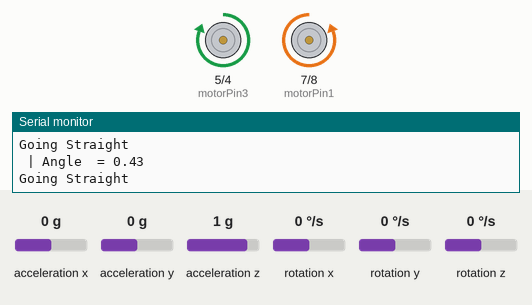
Simulated run of this sketch. Board: Arduino Uno, built with avr-gcc and run on an emulated ATmega328P. Shown: motor-driver pin pairs drawn as motors (green arrow = first pin HIGH = forward, orange = second pin HIGH = backward, longer = more drive), the last lines printed to the serial monitor. Wiring (inferred from the names in the program): MPU-6050 motion sensor at I2C address 0x68. Inputs (shaded band) come from the test bench; at power-on: acceleration y 0 g, rotation x 0 °/s, acceleration x 0 g, acceleration z 1 g, rotation y 0 °/s, rotation z 0 °/s.

Above: at 5.9 s.
6.0 s: acceleration y set to 1.2 g
9.0 s: acceleration y set to 1.5 g
At 9.7 s:
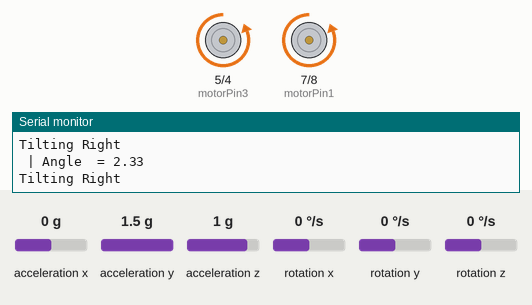
10.6 s: rotation x set to -8 °/s
13.6 s: rotation x set to -11 °/s
At 15.5 s:
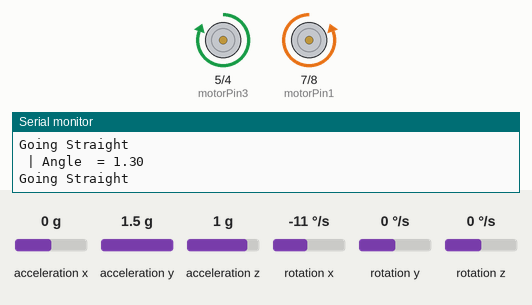
15.8 s: acceleration y set to 0.3 g
18.8 s: acceleration y set to 0 g
At 19.7 s:
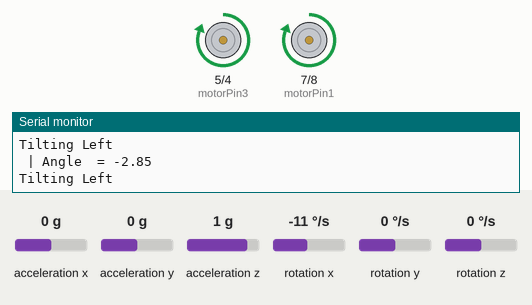
Timing chart, 0 to 21.4 s (numbered marks = the images above; inputs shaded):
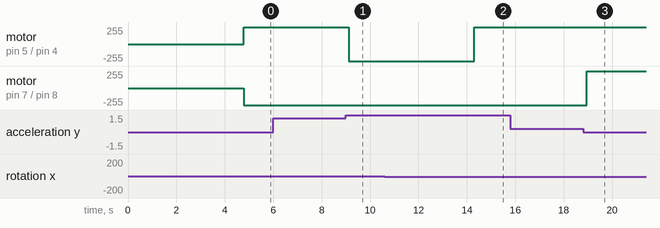

Measured:
- the behaviour switches between 1.3 and 1.4 g on acceleration y (found by bisection; images 0 and 1)
- the behaviour switches between -9 and -10 °/s on rotation x (found by bisection; images 1 and 2)
- the behaviour switches between 0.2 and 0.1 g on acceleration y (found by bisection; images 2 and 3)
- after the input at 13.6 s, motor on pin 5 (motorPin3) / pin 4 (motorPin4): backward 255/255 → forward 255/255 after 0.71 s instead of 1.2 s

The sketch:

orientationnet.ino
```cpp
#include <Wire.h>
//Motor A
const int motorPin1  = 7;
const int motorPin2  = 8;
//Motor B
const int motorPin3  = 5;
const int motorPin4  = 4;
//Declaring some global variables
int gyro_x, gyro_y, gyro_z;
long gyro_x_cal, gyro_y_cal, gyro_z_cal;
boolean set_gyro_angles;

long acc_x, acc_y, acc_z, acc_total_vector;
float angle_roll_acc, angle_pitch_acc;

float angle_pitch, angle_roll;
int angle_pitch_buffer, angle_roll_buffer;
float angle_pitch_output, angle_roll_output;

long loop_timer;
int temp;

// gyro values are static measurements and pitch, roll and yaw are rate mesurements they come into action when the device drifts

void setup()
{
  Wire.begin();
  setup_mpu_6050_registers();
  for (int cal_int = 0; cal_int < 1000 ; cal_int ++)//calibrating the gyro values by summing the first 1000 values
  {
    read_mpu_6050_data();
    gyro_x_cal += gyro_x;
    gyro_y_cal += gyro_y;
    gyro_z_cal += gyro_z;
    delay(3);     //total delay of 4 ms is given 3ms delay + 1ms of processing the above commands f=250Hz T = 4ms
  }
pinMode(motorPin1, OUTPUT);
pinMode(motorPin2, OUTPUT);
pinMode(motorPin3, OUTPUT);
pinMode(motorPin4, OUTPUT);
  // divide by 1000 to get avarage offset
  gyro_x_cal /= 1000;
  gyro_y_cal /= 1000;
  gyro_z_cal /= 1000;
  Serial.begin(9600);
  loop_timer = micros(); // time at which serial communication begins
}

void loop()
{

  read_mpu_6050_data();
 //Subtract the offset values from the raw gyro values
  gyro_x -= gyro_x_cal;
  gyro_y -= gyro_y_cal;
  gyro_z -= gyro_z_cal;

  //Gyro angle calculations . Note 0.0000611 = 1 / (250Hz x 65.5)
  angle_pitch += gyro_x * 0.0000611;
  angle_roll += gyro_y * 0.0000611;
  //0.000001066 is the radians value of 0.0000611
  angle_pitch += angle_roll * sin(gyro_z * 0.000001066);         // accelaration of pitch with respect to roll
  angle_roll -= angle_pitch * sin(gyro_z * 0.000001066);         //accelration of roll with respect to pitch

  //Accelerometer angle calculations
  acc_total_vector = sqrt((acc_x*acc_x)+(acc_y*acc_y)+(acc_z*acc_z));
  //57.296 = 1 / (3.142 / 180) The Arduino sin function is in radians
  angle_pitch_acc = asin((float)acc_y/acc_total_vector)* 57.296;     //acceleration in pitch axis w.r.t acceleration total vector
  angle_roll_acc = asin((float)acc_x/acc_total_vector)* -57.296;

// Serial.print("angle_pitch: ");Serial.print(angle_pitch_acc);Serial.print(" | ");
// Serial.print("angle_roll");Serial.print(angle_roll_acc);Serial.println(" | ");

  //get the value of angle_pitch_acc and angle_roll_acc by keeping the device in spirit level
  angle_pitch_acc -=  -0.45;
  angle_roll_acc -= -0.84;

  if(set_gyro_angles){                                               // calibrating the values once the device starts running
    angle_pitch = angle_pitch * 0.9996 + angle_pitch_acc * 0.0004;
    angle_roll = angle_roll * 0.9996 + angle_roll_acc * 0.0004;
  }
  else{
    angle_pitch = angle_pitch_acc;        //calibrating initially
    angle_roll = angle_roll_acc;
    set_gyro_angles = true;
  }

  //To dampen the pitch and roll angles a complementary filter is used
  angle_pitch_output = angle_pitch_output * 0.9 + angle_pitch * 0.1;
  angle_roll_output = angle_roll_output * 0.9 + angle_roll * 0.1;
  Serial.print(" | Angle  = "); Serial.println(angle_pitch_output);

 while(micros() - loop_timer < 4000);
 loop_timer = micros();//Reset the loop timer

 if(angle_pitch_output<=2 && angle_pitch_output>=-2)
  {
    Serial.println("Going Straight");
    digitalWrite(motorPin1, LOW);
    digitalWrite(motorPin2, HIGH);//FWD
    digitalWrite(motorPin3, HIGH);
    digitalWrite(motorPin4, LOW);
  }
  else if(angle_pitch_output>2)
  { Serial.println("Tilting Right");
    digitalWrite(motorPin1, LOW);
    digitalWrite(motorPin2, HIGH);//LFT
    digitalWrite(motorPin3, LOW);
    digitalWrite(motorPin4, HIGH);
  }
   else if(angle_pitch_output<-2)
  { Serial.println("Tilting Left");
   digitalWrite(motorPin1, HIGH);
    digitalWrite(motorPin2, LOW);//RT
    digitalWrite(motorPin3, HIGH);
    digitalWrite(motorPin4, LOW);
  }
  else
  {  Serial.println("Stopping");
    digitalWrite(motorPin1, LOW);
    digitalWrite(motorPin2, LOW);//STOP
    digitalWrite(motorPin3, LOW);
    digitalWrite(motorPin4, LOW);
  }
}
void setup_mpu_6050_registers()
{
  //Activate the MPU-6050
  Wire.beginTransmission(0x68);
  Wire.write(0x6B);
  Wire.write(0x00);
  Wire.endTransmission();
  //Configure the accelerometer (+/-8g)
  Wire.beginTransmission(0x68);
  Wire.write(0x1C);
  Wire.write(0x10);
  Wire.endTransmission();
  //Configure the gyro (500dps full scale)
  Wire.beginTransmission(0x68);
  Wire.write(0x1B);
  Wire.write(0x08);
  Wire.endTransmission();
}
void read_mpu_6050_data()
{
  Wire.beginTransmission(0x68);
  Wire.write(0x3B);
  Wire.endTransmission();
  Wire.requestFrom(0x68,14);
  while(Wire.available() < 14);
  acc_x = Wire.read()<<8|Wire.read();     // get the msb first shift it 8 spaces and then add the lsb to it
  acc_y = Wire.read()<<8|Wire.read();
  acc_z = Wire.read()<<8|Wire.read();
  temp = Wire.read()<<8|Wire.read();
  gyro_x = Wire.read()<<8|Wire.read();
  gyro_y = Wire.read()<<8|Wire.read();
  gyro_z = Wire.read()<<8|Wire.read();
}
```
